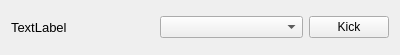
<?xml version="1.0" encoding="UTF-8"?>
<ui version="4.0">
 <class>UserItemWidget</class>
 <widget class="QWidget" name="UserItemWidget">
  <property name="geometry">
   <rect>
    <x>0</x>
    <y>0</y>
    <width>400</width>
    <height>55</height>
   </rect>
  </property>
  <property name="windowTitle">
   <string>Form</string>
  </property>
  <layout class="QHBoxLayout" name="horizontalLayout">
   <item>
    <widget class="QLabel" name="userLabel">
     <property name="font">
      <font>
       <pointsize>10</pointsize>
      </font>
     </property>
     <property name="text">
      <string>TextLabel</string>
     </property>
    </widget>
   </item>
   <item>
    <widget class="QComboBox" name="roleSelector"/>
   </item>
   <item>
    <widget class="QPushButton" name="kickBtn">
     <property name="sizePolicy">
      <sizepolicy hsizetype="Fixed" vsizetype="Fixed">
       <horstretch>0</horstretch>
       <verstretch>0</verstretch>
      </sizepolicy>
     </property>
     <property name="text">
      <string>Kick</string>
     </property>
    </widget>
   </item>
  </layout>
 </widget>
 <resources/>
 <connections/>
</ui>
